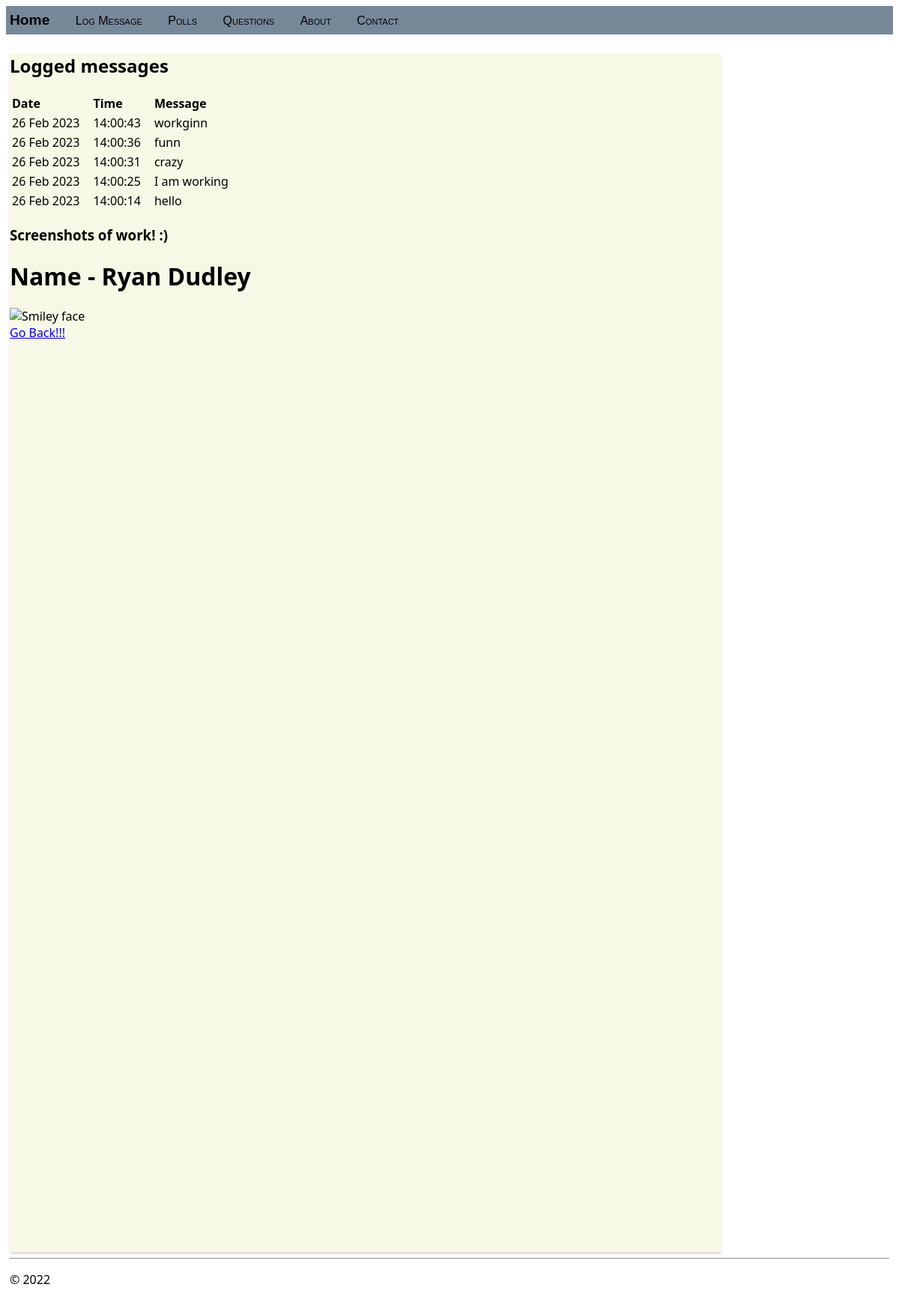
The page / on the database its author committed.
### hello/models.py (models this page shows, shortened)
class LogMessage(models.Model):
    message = models.CharField(max_length=300)
    log_date = models.DateTimeField("date logged")

### hello/views.py (the view)
class HomeListView(ListView):
    model = LogMessage
    def get_context_data(self, **kwargs):
        context = super(HomeListView, self).get_context_data(**kwargs)
        return context

### hello/templates/hello/home.html (shortened to what this page needs)
{% extends "hello/layout.html" %}
{% block content %}
<body>
    <div class="navbar-default">
    <h2>Logged messages</h2>
    {% if message_list %}
        <table class="message_list">
            <thead>
            <tr>
                <th>Date</th>
                <th>Time</th>
                <th>Message</th>
            </tr>
            </thead>
            <tbody>
            {% for message in message_list %}
                <tr>
                    <td>{{ message.log_date | date:'d M Y' }}</td>
                    <td>{{ message.log_date | time:'H:i:s' }}</td>
                    <td>
                        {{ message.message }}
                    </td>
                </tr>
            {% endfor %}
            </tbody>
        </table>
    {% else %}
        <p>No messages have been logged. Use the <a href="{% url 'log' %}">Log Message form</a>.</p>
    {% endif %}
    <div>
    <h3><bold>Screenshots of work! :)</bold></h3>
        <h1>Name - Ryan Dudley {{emp.name}}</h1>
    <img src="{{emp.emp_image.url}}" alt="Smiley face" width="250" height="250">
    <br />
    <a href="{% url 'home' %}">Go Back!!!</a>
    </div>
    </div>
</body>
{% endblock %}

### hello/templates/hello/layout.html (shortened to what this page needs)
<!DOCTYPE html>
<html>
<head>
    {% load static %}
    <link rel="stylesheet" type="text/css" href="{% static 'hello/site.css' %}"/>
</head>
<body>
<div class="navbar">
    <a href="{% url 'home' %}" class="navbar-brand">Home</a>
    <a href="{% url 'log' %}" class="navbar-item">Log Message</a>
    <a href="{% url 'polls' %}" class="navbar-item">Polls</a>
    <a href="{% url 'questions' %}" class="navbar-item">Questions</a>
    <a href="{% url 'about' %}" class="navbar-item">About</a>
    <a href="{% url 'contact' %}" class="navbar-item">Contact</a>
</div>
<div class="body-content">
    {% block content %}{% endblock %}
    <hr/>
    <footer>
        <p>&copy; 2022</p>
    </footer>
</div>
</body>
</html>

### hello/static/hello/site.css (style rules this page uses)
.navbar { background-color: lightslategray; font-size: 1em; font-family: 'Trebuchet MS', 'Lucida Sans Unicode', 'Lucida Grande', 'Lucida Sans', Arial, sans-serif; color: black; padding: 8px 5px 8px 5px; }
.navbar-default { border-radius: 0; height: 1600px; width: 950px; }
.navbar-default { background-color: rgba(245, 245, 220, .7); border-color: rgba(245, 245, 220, .6); box-shadow: 0px 3px 3px 0px #ddd; }
.navbar a { text-decoration: none; color: inherit; }
a.navbar-brand, .panel-title { font-weight: bolder; }
.navbar-brand { font-size: 1.2em; font-weight: 600; }
.navbar-item { font-variant: small-caps; margin-left: 30px; }
.body-content { padding: 5px; font-family:'Segoe UI', Tahoma, Geneva, Verdana, sans-serif; }
.message_list th,td { text-align: left; padding-right: 15px; }

### rows shown on the page
LogMessage: log_date "26 Feb 2023", log_date "14:00:43", message "workginn"
LogMessage: log_date "26 Feb 2023", log_date "14:00:36", message "funn"
LogMessage: log_date "26 Feb 2023", log_date "14:00:31", message "crazy"
LogMessage: log_date "26 Feb 2023", log_date "14:00:25", message "I am working"
LogMessage: log_date "26 Feb 2023", log_date "14:00:14", message "hello"
